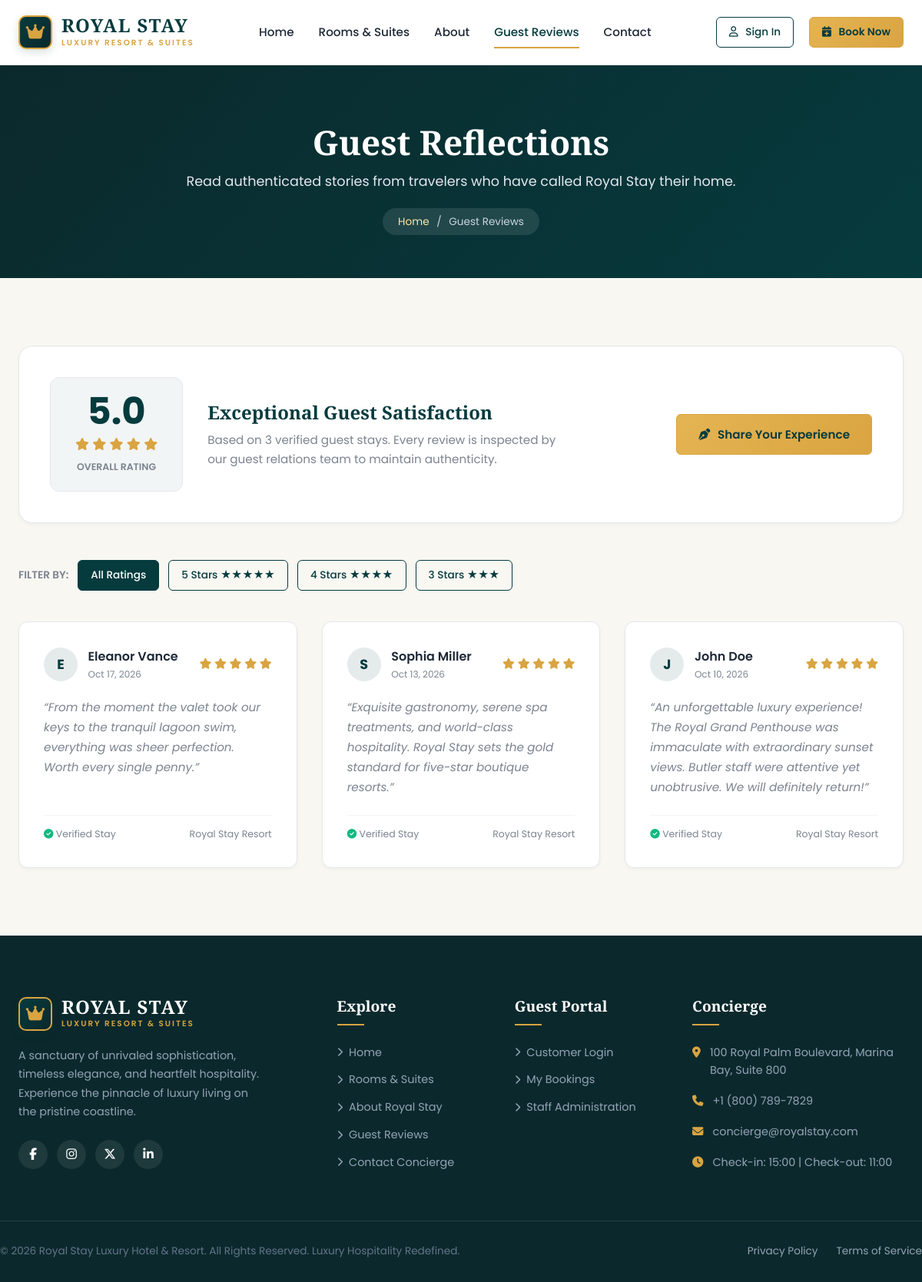
Screenshot of /reviews.php with the database file from the repository.
### tables this page shows
CREATE TABLE `reviews` (
  `id` INT AUTO_INCREMENT PRIMARY KEY,
  `user_id` INT NULL,
  `booking_id` INT NULL,
  `guest_name` VARCHAR(100) NOT NULL,
  `rating` INT NOT NULL CHECK (`rating` BETWEEN 1 AND 5),
  `review_text` TEXT NOT NULL,
  `status` ENUM('pending', 'approved', 'rejected') NOT NULL DEFAULT 'pending',
  `created_at` DATETIME NOT NULL DEFAULT CURRENT_TIMESTAMP,
  `updated_at` DATETIME NOT NULL DEFAULT CURRENT_TIMESTAMP ON UPDATE CURRENT_TIMESTAMP,
  CONSTRAINT `fk_reviews_user` FOREIGN KEY (`user_id`) REFERENCES `users` (`id`) ON DELETE SET NULL,
  CONSTRAINT `fk_reviews_booking` FOREIGN KEY (`booking_id`) REFERENCES `bookings` (`id`) ON DELETE SET NULL,
  INDEX `idx_reviews_status` (`status`)
);

### includes/functions.php (called while the page is built, shortened)
<?php
function e($value): string {
    return htmlspecialchars((string)($value ?? ''), ENT_QUOTES, 'UTF-8');
}
function base_url(string $path = ''): string {
    static $base = null;
    if ($base === null) {
        $protocol = (!empty($_SERVER['HTTPS']) && $_SERVER['HTTPS'] !== 'off') ? "https://" : "http://";
        $host = $_SERVER['HTTP_HOST'] ?? 'localhost';
        $script = $_SERVER['SCRIPT_NAME'] ?? '';
        $dir = str_replace('\\', '/', dirname($script));
        $dir = rtrim($dir, '/\\');
        $base = $protocol . $host . ($dir === '' ? '' : $dir);
    }
    return rtrim($base, '/') . '/' . ltrim($path, '/');
}

### reviews.php (the view, shortened to what this page needs)
<?php
require_once __DIR__ . '/includes/functions.php';
$pdo = get_db();
$starFilter = isset($_GET['rating']) ? (int)$_GET['rating'] : 0;
$sql = "SELECT * FROM reviews WHERE status = 'approved'";
$params = [];
$sql .= " ORDER BY id DESC";
$stmt = $pdo->prepare($sql);
$stmt->execute($params);
$reviews = $stmt->fetchAll();
$statsStmt = $pdo->query("SELECT AVG(rating) as avg_rating, COUNT(*) as total_count FROM reviews WHERE status = 'approved'");
$stats = $statsStmt->fetch();
$avgRating = $stats['avg_rating'] ? round((float)$stats['avg_rating'], 1) : 5.0;
$totalCount = (int)($stats['total_count'] ?? 0);
require_once __DIR__ . '/includes/header.php';
?>
<div class="page-banner">
    <div class="container">
        <h1>Guest Reflections</h1>
        <p>Read authenticated stories from travelers who have called Royal Stay their home.</p>
        <div class="breadcrumb">
            <a href="<?= base_url() ?>">Home</a>
            <span>/</span>
            <span>Guest Reviews</span>
        </div>
    </div>
</div>
<div class="section">
    <div class="container">
        <div style="background: #ffffff; border-radius: var(--radius-lg); border: 1px solid var(--border); box-shadow: var(--shadow-sm); padding: 2.5rem; margin-bottom: 3rem; display: flex; align-items: center; justify-content: space-between; flex-wrap: wrap; gap: 2rem;">
            <div style="display: flex; align-items: center; gap: 2rem;">
                <div style="text-align: center; background: rgba(6, 59, 62, 0.05); padding: 1.25rem 2rem; border-radius: var(--radius-md); border: 1px solid var(--border);">
                    <div style="font-size: 3rem; font-weight: 700; color: var(--primary); line-height: 1;"><?= number_format($avgRating, 1) ?></div>
                    <div style="color: var(--accent); font-size: 1rem; margin: 0.35rem 0;">
                        <?php for ($i = 1; $i <= 5; $i++): ?>
                            <i class="<?= $i <= round($avgRating) ? 'fa-solid' : 'fa-regular' ?> fa-star"></i>
                        <?php endfor; ?>
                    </div>
                    <div style="font-size: 0.78rem; text-transform: uppercase; color: var(--text-muted); font-weight: 600;">Overall Rating</div>
                </div>
                <div>
                    <h3 style="font-family: 'Playfair Display', serif; font-size: 1.5rem; color: var(--primary); margin: 0 0 0.5rem 0;">
                        Exceptional Guest Satisfaction
                    </h3>
                    <p style="color: var(--text-muted); font-size: 0.95rem; margin: 0; max-width: 480px;">
                        Based on <?= $totalCount ?> verified guest stays. Every review is inspected by our guest relations team to maintain authenticity.
                    </p>
                </div>
            </div>
            <div>
                <button type="button" class="btn btn-gold" onclick="document.getElementById('reviewModal').style.display = 'flex';">
                    <i class="fa-solid fa-pen-nib"></i> Share Your Experience
                </button>
            </div>
        </div>
        <div style="display: flex; gap: 0.75rem; margin-bottom: 2.5rem; flex-wrap: wrap; align-items: center;">
            <span style="font-size: 0.85rem; font-weight: 600; color: var(--text-muted); text-transform: uppercase;">Filter By:</span>
            <a href="<?= base_url('reviews.php') ?>" class="btn <?= $starFilter === 0 ? 'btn-primary' : 'btn-outline' ?> btn-sm">All Ratings</a>
            <a href="<?= base_url('reviews.php?rating=5') ?>" class="btn <?= $starFilter === 5 ? 'btn-primary' : 'btn-outline' ?> btn-sm">5 Stars ★★★★★</a>
            <a href="<?= base_url('reviews.php?rating=4') ?>" class="btn <?= $starFilter === 4 ? 'btn-primary' : 'btn-outline' ?> btn-sm">4 Stars ★★★★</a>
            <a href="<?= base_url('reviews.php?rating=3') ?>" class="btn <?= $starFilter === 3 ? 'btn-primary' : 'btn-outline' ?> btn-sm">3 Stars ★★★</a>
        </div>
        <?php if (empty($reviews)): ?>
            <div style="text-align: center; padding: 4rem 2rem; background: #ffffff; border-radius: var(--radius-lg); border: 1px dashed var(--border);">
                <p style="color: var(--text-muted); font-size: 1.05rem;">No reviews found for the selected filter.</p>
                <a href="<?= base_url('reviews.php') ?>" class="btn btn-outline btn-sm">View All Reviews</a>
            </div>
        <?php else: ?>
            <div style="display: grid; grid-template-columns: repeat(auto-fill, minmax(340px, 1fr)); gap: 2rem;">
                <?php foreach ($reviews as $rev): ?>
                    <div style="background: #ffffff; border-radius: var(--radius-md); border: 1px solid var(--border); box-shadow: var(--shadow-sm); padding: 2rem; display: flex; flex-direction: column; justify-content: space-between; transition: var(--transition);">
                        <div>
                            <div style="display: flex; justify-content: space-between; align-items: center; margin-bottom: 1.25rem;">
                                <div style="display: flex; align-items: center; gap: 0.85rem;">
                                    <div style="width: 44px; height: 44px; border-radius: 50%; background: rgba(6, 59, 62, 0.1); color: var(--primary); display: flex; align-items: center; justify-content: center; font-weight: 700; font-size: 1.1rem;">
                                        <?= strtoupper(substr($rev['guest_name'], 0, 1)) ?>
                                    </div>
                                    <div>
                                        <div style="font-weight: 600; color: var(--text-main); font-size: 1rem;"><?= e($rev['guest_name']) ?></div>
                                        <div style="font-size: 0.75rem; color: var(--text-muted);"><?= date('M d, Y', strtotime($rev['created_at'])) ?></div>
                                    </div>
                                </div>
                                <div style="color: var(--accent); font-size: 0.88rem;">
                                    <?php for ($i = 1; $i <= 5; $i++): ?>
                                        <i class="<?= $i <= $rev['rating'] ? 'fa-solid' : 'fa-regular' ?> fa-star"></i>
                                    <?php endfor; ?>
                                </div>
                            </div>
                            <p style="color: var(--text-muted); font-size: 0.95rem; line-height: 1.7; font-style: italic; margin-bottom: 1.5rem;">
                                &ldquo;<?= nl2br(e($rev['review_text'])) ?>&rdquo;
                            </p>
                        </div>
                        <div style="border-top: 1px solid var(--border-light); padding-top: 0.85rem; display: flex; justify-content: space-between; align-items: center; font-size: 0.78rem; color: var(--text-muted);">
                            <span><i class="fa-solid fa-circle-check" style="color: #10B981;"></i> Verified Stay</span>
                            <span>Royal Stay Resort</span>
                        </div>
                    </div>
                <?php endforeach; ?>
            </div>
        <?php endif; ?>
    </div>
</div>
<?php require_once __DIR__ . '/includes/footer.php'; ?>

### assets/css/style.css (style rules this page uses)
:root { --primary: #063B3E; --primary-light: #0d4e52; --secondary: #0B292C; --accent: #D9A441; --accent-hover: #c59132; --accent-light: #fef8ee; --bg: #F8F7F2; --card-bg: #FFFFFF; --text: #1F2937; --text-muted: #7B8490; --border: #E5E7EB; --border-light: #F3F4F6; --success: #198754; --success-bg: #e8f5e9; --error: #DC3545; --error-bg: #fde8e8; --warning: #F59E0B; --warning-bg: #fef3c7; --info: #0284C7; --info-bg: #e0f2fe; --font-heading: 'Playfair Display', Georgia, serif; --font-body: 'Poppins', -apple-system, BlinkMacSystemFont, 'Segoe UI', Roboto, sans-serif; --shadow-sm: 0 2px 4px rgba(6, 59, 62, 0.04); --shadow-md: 0 6px 16px rgba(6, 59, 62, 0.08); --shadow-lg: 0 12px 32px rgba(6, 59, 62, 0.12); --shadow-xl: 0 20px 48px rgba(6, 59, 62, 0.16); --radius-sm: 6px; --radius-md: 12px; --radius-lg: 18px; --radius-full: 9999px; --transition: all 0.3s cubic-bezier(0.16, 1, 0.3, 1); }
*, *::before, *::after { box-sizing: border-box; margin: 0; padding: 0; }
html { scroll-behavior: smooth; font-size: 16px; }
body { font-family: var(--font-body); font-size: 0.975rem; line-height: 1.65; color: var(--text); background-color: var(--bg); overflow-x: hidden; min-height: 100vh; display: flex; flex-direction: column; }
h1, h2, h3, h4, h5, h6 { font-family: var(--font-heading); color: var(--secondary); line-height: 1.3; font-weight: 700; }
h1 { font-size: 2.75rem; }
h3 { font-size: 1.75rem; }
p { margin-bottom: 1rem; color: #4b5563; }
a { color: var(--primary); text-decoration: none; transition: var(--transition); }
button, input, select, textarea { font-family: inherit; font-size: inherit; }
.container { width: 100%; max-width: 1240px; margin-left: auto; margin-right: auto; padding-left: 1.5rem; padding-right: 1.5rem; }
.btn { display: inline-flex; align-items: center; justify-content: center; gap: 0.6rem; font-weight: 500; padding: 0.85rem 1.75rem; border-radius: var(--radius-sm); border: 1px solid transparent; cursor: pointer; transition: var(--transition); text-align: center; white-space: nowrap; font-size: 0.95rem; }
.btn-primary { background-color: var(--primary); color: #ffffff; border-color: var(--primary); }
.btn-gold { background: linear-gradient(135deg, #E5B453 0%, var(--accent) 100%); color: #063B3E; font-weight: 600; border-color: var(--accent); }
.btn-outline { background-color: transparent; border-color: var(--primary); color: var(--primary); }
.btn-sm { padding: 0.5rem 1rem; font-size: 0.85rem; }
.section { padding: 5.5rem 0; }
.page-banner { position: relative; background: linear-gradient(135deg, var(--secondary) 0%, var(--primary) 100%); color: #ffffff; padding: 4.5rem 0 3.5rem 0; text-align: center; }
.page-banner h1 { color: #ffffff; font-size: 2.75rem; margin-bottom: 0.5rem; }
.page-banner p { color: #E2E8F0; font-size: 1.1rem; margin-bottom: 1.25rem; }
.breadcrumb { display: inline-flex; align-items: center; gap: 0.6rem; background: rgba(255, 255, 255, 0.1); padding: 0.4rem 1.25rem; border-radius: var(--radius-full); font-size: 0.85rem; }
.breadcrumb a { color: #FFE6A8; }
.breadcrumb span { color: #cbd5e1; }
:root { --text-main: #1F2937; --bg-surface: #F8F7F2; --accent-dark: #B45309; --accent: #D9A441; }

### rows the page displays
reviews: guest_name "E", guest_name "Eleanor Vance", created_at "Oct 17, 2026", rating 5 (drawn), review_text "From the moment the valet took our keys to the tranquil lagoon swim, everything was sheer perfection. Worth every single penny."
reviews: guest_name "S", guest_name "Sophia Miller", created_at "Oct 13, 2026", rating 5 (drawn), review_text "Exquisite gastronomy, serene spa treatments, and world-class hospitality. Royal Stay sets the gold standard for five-star boutique resorts."
reviews: guest_name "J", guest_name "John Doe", created_at "Oct 10, 2026", rating 5 (drawn), review_text "An unforgettable luxury experience! The Royal Grand Penthouse was immaculate with extraordinary sunset views. Butler staff were attentive yet unobtrusive. We will definitely return!"

### other values shown
$avgRating "5.0"
$totalCount "3"
get_setting('hotel_address', '100 Royal Palm Boulevard, Marina Bay') "100 Royal Palm Boulevard, Marina Bay, Suite 800"
get_setting('contact_phone', '+1 (800) 789-7829') "+1 (800) 789-7829"
get_setting('contact_email', 'concierge@royalstay.com') "concierge@royalstay.com"
get_setting('default_checkin_time', '15:00') "15:00"
get_setting('default_checkout_time', '11:00') "11:00"
get_setting('hotel_name', 'Royal Stay') "Royal Stay Luxury Hotel & Resort"
